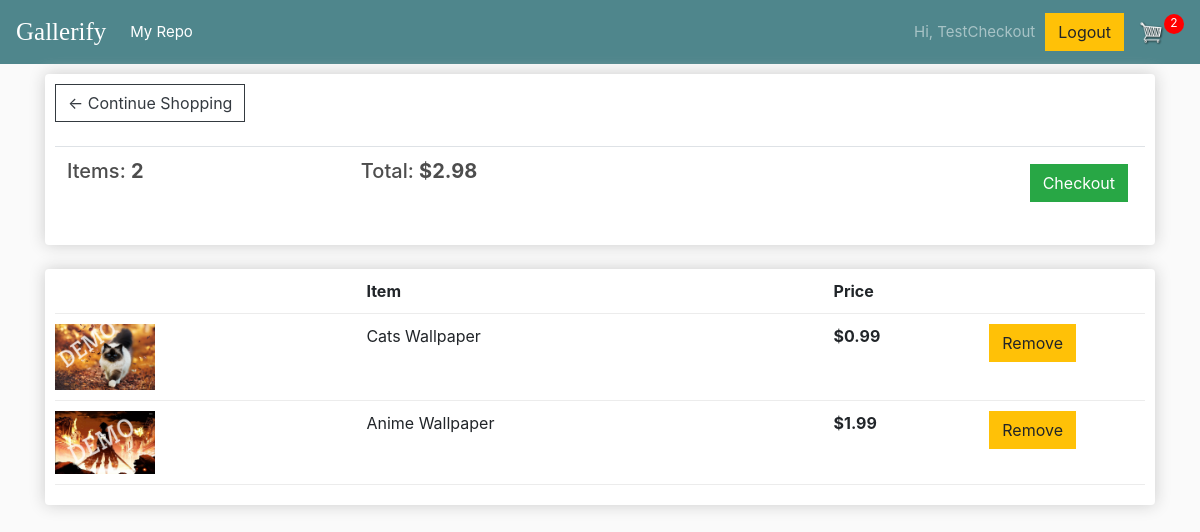
Page /cart/ (signed in) on the earlier database version.
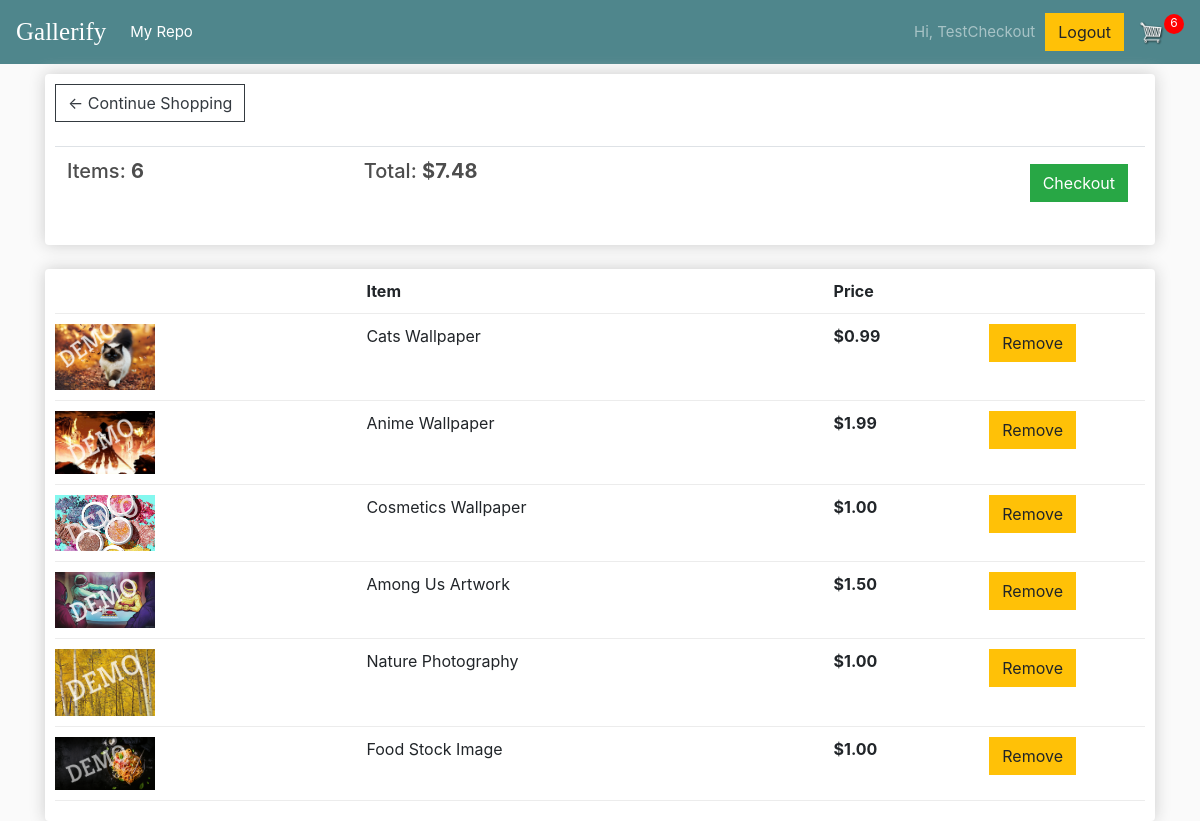
Same page on the later database version.
### gallery/models.py (models this page shows, shortened)
class Order(models.Model):
	customer = models.ForeignKey(Customer, on_delete=models.SET_NULL, blank=True, null=True)
	date_ordered = models.DateTimeField(auto_now_add=True)
	complete = models.BooleanField(default=False, null=True, blank=False)
	transaction_id = models.CharField(max_length=200, null=True)
	@property
	def get_cart_total(self):
		orderitems = self.orderitem_set.all()
		total = sum([item.get_total for item in orderitems])
		return total
	@property
	def get_cart_items(self):
		orderitems = self.orderitem_set.all()
		total = sum([1 for item in orderitems])
		return total

class OrderItem(models.Model):
	product = models.ForeignKey(Product, on_delete=models.SET_NULL, blank=True, null=True)
	order = models.ForeignKey(Order, on_delete=models.SET_NULL, blank=True, null=True)
	date_added = models.DateTimeField(auto_now_add=True)
	@property
	def get_total(self):
		total = self.product.price
		return total

class Product(models.Model):
	name = models.CharField(max_length=200, null=True)
	price = models.DecimalField(max_digits=7, decimal_places=2)
	sampleImage = models.ImageField(null=True, blank=True, upload_to='sample_images')
	image = models.ImageField(null=True, blank=True, upload_to='product_images')
	@property
	def sampleImageURL(self):
		try:
			url = self.sampleImage.url
		except:
			url = ''
		return url

### gallery/views.py (the view)
# urls.py: path('cart/', views.cart, name="cart"),
def cart(request):
	context = cartData(request)
	return render(request, 'gallery/cart.html', context)

### gallery/utils.py (called while the page is built, shortened)
def cookieCart(request):
	try:
		cart = json.loads(request.COOKIES['cart'])
	except:
		cart = {}
	items = []
	order = {'get_cart_total':0, 'get_cart_items': 0}
	cartItems = order['get_cart_items']
	return {'items': items, 'order': order, 'cartItems': cartItems}

def cartData(request):
	if request.user.is_authenticated:
		customer, created = Customer.objects.get_or_create(user=request.user)
		customer.name = request.user.username
		customer.email = request.user.email
		customer.save()
		order, created = Order.objects.get_or_create(customer=customer, complete=False)
		items = order.orderitem_set.all()
		cartItems = order.get_cart_items
		cookieData = cookieCart(request)
	else:
		cookieData = cookieCart(request)
		cartItems = cookieData['cartItems']
		order = cookieData['order']
		items = cookieData['items']
	return {'items': items, 'order': order, 'cartItems': cartItems}

### gallery/templates/gallery/cart.html
{% extends 'gallery/main.html' %}
{% load static %}
{% block content %}
	<div class="row">
		<div class="col-lg-12">
			<div class="box-element">
				<a class="btn btn-outline-dark" href="{% url 'store' %}">&#x2190; Continue Shopping</a>
				<br>
				<br>
				<table class="table">
					<tr>
						<th><h5>Items: <strong class="cart-data">{{order.get_cart_items}}</strong></h5></th>
						<th><h5>Total: <strong class="cart-data">${{order.get_cart_total}}</strong></h5></th>
						<th><a style="float:right; margin: 5px;"class="btn btn-success" href="{% url 'checkout' %}">Checkout</a></th>
					</tr>
				</table>
			</div>
			<br>
			<div class="box-element">
				<div class="cart-row">
					<div style="flex: 2"></div>
					<div style="flex: 3"><strong>Item</strong></div>
					<div style="flex: 1"><strong>Price</strong></div>
					<div style="flex: 1"><strong></strong></div>
				</div>
				{% for item in items %}
				<div class="cart-row" id={{item.product.id}}>
					<div style="flex: 2"><img class="row-image" src="{{item.product.sampleImageURL}}"></div>
					<div style="flex: 3">{{item.product.name}}</div>
					<div style="flex: 1"><strong>${{item.product.price|floatformat:2}}</strong></div>
					<div style="flex: 1"><button data-product={{item.product.id}} data-action="remove" class="btn btn-warning update-cart">Remove</button></div>
				</div>
				{% endfor %}
			</div>
		</div>
	</div>
{% endblock content %}

### gallery/templates/gallery/main.html (shortened to what this page needs)
<!DOCTYPE html>
{% load static %}
<html>
<head>
	<link rel="stylesheet" href="https://stackpath.bootstrapcdn.com/bootstrap/4.4.1/css/bootstrap.min.css">
	<link rel="stylesheet" type="text/css" href="{% static 'css/main.css' %}">
</head>
<body>
	<nav class="navbar navbar-expand-lg navbar-dark bg-dark">
	  <a class="navbar-brand" href="{% url 'store' %}">Gallerify</a>
	  <div class="collapse navbar-collapse" id="navbarSupportedContent">
	    <ul class="navbar-nav mr-auto">
	      <li class="nav-item active">
	        <a class="nav-link" href="{% url 'user_repo' %}">My Repo <span class="sr-only">(current)</span></a>
	      </li>
	    </ul>
	    <div class="form-inline my-2 my-lg-0">
	    	{% if user.is_authenticated %}
				<span class="navbar-text">Hi, {{user}}</span>
				<a href="{% url 'logout' %}"class="btn btn-warning">Logout</a>
        	{% else %}
	          	<a href="{% url 'login' %}"class="btn btn-warning">Login</a>
        	{% endif %}
	     	<a href="{% url 'cart' %}">
	    		<img  id="cart-icon" src="{% static 'images/cartIcon.png' %}">
	    	</a>
	    	{% if cartItems or cartItems == 0 %}
	    		<p id="cart-total">{{cartItems}}</p>
	    	{% endif %}
	    </div>
	  </div>
	</nav>
	<div class="container">
		{% block content %}
		{% endblock content%}
	</div>
</body>
</html>

### static/css/main.css (style rules this page uses)
body { background-color: hsl(0, 0%, 98%); }
h1,h2,h3,h4,h5,h6 { color:hsl(0, 0%, 30%); }
.navbar-brand { font-family: "papyrus"; font-size: 25px; }
.nav-link { font-size: 15px; }
.navbar-text { padding-right: 10px; font-size: 15px!important; }
.box-element { box-shadow:hsl(0, 0%, 80%) 0 0 16px; background-color: #fff; border-radius: 4px; padding: 10px; }
.bg-dark { background-color: #4f868c!important; }
#cart-icon { width:25px; display: inline-block; margin-left: 15px; }
#cart-total { display: block; text-align: center; color:#fff; background-color: red; width: 20px; height: 20px; border-radius: 50%; font-size: 12px; }
.col-lg-4, .col-lg-6, .col-lg-8, .col-lg-12 { margin-top: 10px; }
.btn { border-radius: 0; }
.row-image { width: 100px; }
.cart-row { display: flex; align-items: flex-stretch; padding-bottom: 10px; margin-bottom: 10px; border-bottom: 1px solid #ececec; }

Differences in the rows shown:
computed for Order: get_cart_items "2" → "6"; get_cart_total "2.98" → "7.48"
added OrderItem: product.sampleImageURL (picture), product.name "Cosmetics Wallpaper", product.price "1.00"
added OrderItem: product.sampleImageURL (picture), product.name "Among Us Artwork", product.price "1.50"
added OrderItem: product.sampleImageURL (picture), product.name "Nature Photography", product.price "1.00"
added OrderItem: product.sampleImageURL (picture), product.name "Food Stock Image", product.price "1.00"
Other differences:
{{ cartItems }}: "2" → "6"
